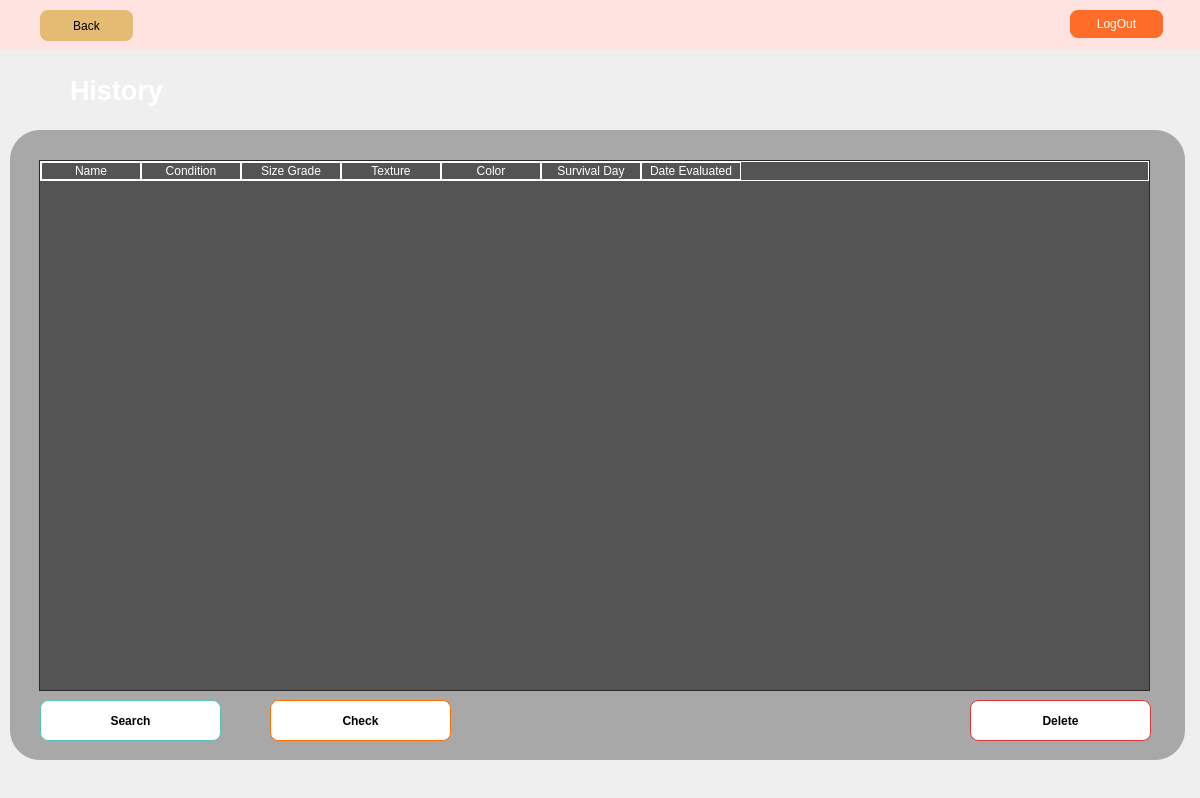
<?xml version="1.0" encoding="UTF-8"?>
<ui version="4.0">
 <class>Dialog</class>
 <widget class="QDialog" name="Dialog">
  <property name="geometry">
   <rect>
    <x>0</x>
    <y>0</y>
    <width>1200</width>
    <height>798</height>
   </rect>
  </property>
  <property name="windowTitle">
   <string>Dialog</string>
  </property>
  <widget class="QLabel" name="label_2">
   <property name="geometry">
    <rect>
     <x>0</x>
     <y>50</y>
     <width>1200</width>
     <height>730</height>
    </rect>
   </property>
   <property name="text">
    <string/>
   </property>
   <property name="pixmap">
    <pixmap>../img/mixfruit.jpg</pixmap>
   </property>
   <property name="scaledContents">
    <bool>true</bool>
   </property>
  </widget>
  <widget class="QWidget" name="widget" native="true">
   <property name="geometry">
    <rect>
     <x>0</x>
     <y>0</y>
     <width>1200</width>
     <height>50</height>
    </rect>
   </property>
   <property name="styleSheet">
    <string notr="true">background-color: #FFE3E1</string>
   </property>
   <widget class="QPushButton" name="logOutButton">
    <property name="geometry">
     <rect>
      <x>1070</x>
      <y>10</y>
      <width>93</width>
      <height>28</height>
     </rect>
    </property>
    <property name="cursor">
     <cursorShape>PointingHandCursor</cursorShape>
    </property>
    <property name="styleSheet">
     <string notr="true">QPushButton#logOutButton{
background-color: #FF6D28;
border-radius: 8px;
color: white;
}

QPushButton#logOutButton:hover{ 
background-color: #ffffff;
color: black;
border: 1px solid #FF6D28
}



</string>
    </property>
    <property name="text">
     <string>LogOut</string>
    </property>
   </widget>
   <widget class="QPushButton" name="backButton">
    <property name="geometry">
     <rect>
      <x>40</x>
      <y>10</y>
      <width>93</width>
      <height>31</height>
     </rect>
    </property>
    <property name="cursor">
     <cursorShape>PointingHandCursor</cursorShape>
    </property>
    <property name="styleSheet">
     <string notr="true">QPushButton#backButton{
border-radius: 8px;
background-color: #E5BA73;
}

QPushButton#backButton:hover{ 
background-color: #ffffff;
border: 1px solid #E5BA73;
}



</string>
    </property>
    <property name="text">
     <string>Back</string>
    </property>
   </widget>
  </widget>
  <widget class="QLabel" name="label_5">
   <property name="geometry">
    <rect>
     <x>10</x>
     <y>130</y>
     <width>1175</width>
     <height>630</height>
    </rect>
   </property>
   <property name="font">
    <font>
     <pointsize>48</pointsize>
     <weight>75</weight>
     <bold>true</bold>
    </font>
   </property>
   <property name="layoutDirection">
    <enum>Qt::RightToLeft</enum>
   </property>
   <property name="styleSheet">
    <string notr="true">background: rgba(0, 0, 0, 0.3);
border-radius: 30px;
color: white;
</string>
   </property>
   <property name="text">
    <string/>
   </property>
   <property name="alignment">
    <set>Qt::AlignCenter</set>
   </property>
  </widget>
  <widget class="QLabel" name="label">
   <property name="geometry">
    <rect>
     <x>70</x>
     <y>60</y>
     <width>131</width>
     <height>61</height>
    </rect>
   </property>
   <property name="font">
    <font>
     <pointsize>20</pointsize>
     <weight>75</weight>
     <bold>true</bold>
    </font>
   </property>
   <property name="styleSheet">
    <string notr="true">color: white</string>
   </property>
   <property name="text">
    <string>History</string>
   </property>
  </widget>
  <widget class="QTableWidget" name="fruitTable">
   <property name="geometry">
    <rect>
     <x>39</x>
     <y>160</y>
     <width>1111</width>
     <height>531</height>
    </rect>
   </property>
   <property name="styleSheet">
    <string notr="true">QTableWidget {background-color: rgba(0, 0, 0, 0.5);color:white}
              QHeaderView:section {background-color: transparent; border: 0.5px solid white}
              QHeaderView {background-color: transparent;color:white; border: 0.5px solid white}
              QTableCornerButton::section {background-color: transparent; border: 1px solid white}
QTableView{gridline-color:white;}
</string>
   </property>
   <property name="horizontalScrollBarPolicy">
    <enum>Qt::ScrollBarAlwaysOff</enum>
   </property>
   <property name="sizeAdjustPolicy">
    <enum>QAbstractScrollArea::AdjustToContents</enum>
   </property>
   <property name="editTriggers">
    <set>QAbstractItemView::NoEditTriggers</set>
   </property>
   <attribute name="verticalHeaderVisible">
    <bool>true</bool>
   </attribute>
   <column>
    <property name="text">
     <string>Name</string>
    </property>
   </column>
   <column>
    <property name="text">
     <string>Condition</string>
    </property>
   </column>
   <column>
    <property name="text">
     <string>Size Grade</string>
    </property>
   </column>
   <column>
    <property name="text">
     <string>Texture</string>
    </property>
   </column>
   <column>
    <property name="text">
     <string>Color</string>
    </property>
   </column>
   <column>
    <property name="text">
     <string>Survival Day</string>
    </property>
   </column>
   <column>
    <property name="text">
     <string>Date Evaluated</string>
    </property>
   </column>
  </widget>
  <widget class="QPushButton" name="searchButton">
   <property name="geometry">
    <rect>
     <x>40</x>
     <y>700</y>
     <width>181</width>
     <height>41</height>
    </rect>
   </property>
   <property name="font">
    <font>
     <pointsize>9</pointsize>
     <weight>75</weight>
     <bold>true</bold>
    </font>
   </property>
   <property name="cursor">
    <cursorShape>PointingHandCursor</cursorShape>
   </property>
   <property name="styleSheet">
    <string notr="true">QPushButton{
background-color: white;
border-radius: 8px;
border: 1px solid #59C1BD;
}

QPushButton:hover{ 
background-color:#59C1BD;
color: white;
}</string>
   </property>
   <property name="text">
    <string>Search</string>
   </property>
  </widget>
  <widget class="QPushButton" name="deleteButton">
   <property name="geometry">
    <rect>
     <x>970</x>
     <y>700</y>
     <width>181</width>
     <height>41</height>
    </rect>
   </property>
   <property name="font">
    <font>
     <pointsize>9</pointsize>
     <weight>75</weight>
     <bold>true</bold>
    </font>
   </property>
   <property name="cursor">
    <cursorShape>PointingHandCursor</cursorShape>
   </property>
   <property name="styleSheet">
    <string notr="true">QPushButton{
background-color: white;
border-radius: 8px;
border: 1px solid #DC3535;
}

QPushButton:hover{ 
background-color: #DC3535;
color: white;
}</string>
   </property>
   <property name="text">
    <string>Delete</string>
   </property>
  </widget>
  <widget class="QPushButton" name="checkButton">
   <property name="geometry">
    <rect>
     <x>270</x>
     <y>700</y>
     <width>181</width>
     <height>41</height>
    </rect>
   </property>
   <property name="font">
    <font>
     <pointsize>9</pointsize>
     <weight>75</weight>
     <bold>true</bold>
    </font>
   </property>
   <property name="cursor">
    <cursorShape>PointingHandCursor</cursorShape>
   </property>
   <property name="styleSheet">
    <string notr="true">QPushButton{
background-color: white;
border-radius: 8px;
border: 1px solid #FF7000;
}

QPushButton:hover{ 
background-color: #FF7000;
color: white;
}</string>
   </property>
   <property name="text">
    <string>Check</string>
   </property>
  </widget>
 </widget>
 <resources/>
 <connections/>
</ui>
